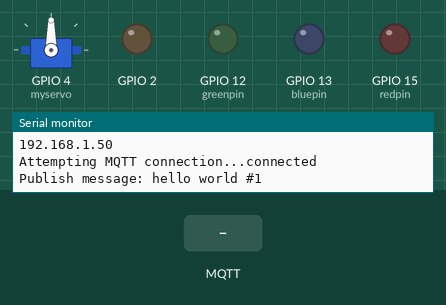
A sketch run on a simulated ESP8266 (NodeMCU). Parts: servo, output pins drawn as LEDs (lit = HIGH), the last lines printed to the serial monitor. The inputs (shaded band) are chosen by the test bench. WiFi joins after 1.5 s; servers stay silent unless stated; no MQTT or app messages arrive unless stated.

Above: at 2.7 s.
2.8 s: MQTT message "1" arrives on the first subscribed topic
At 2.95 s:
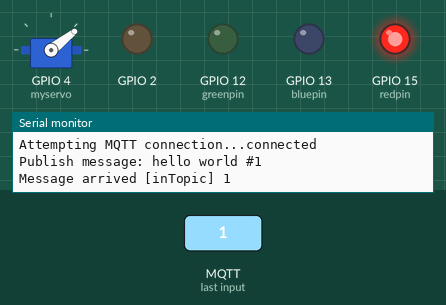
At 3.55 s:
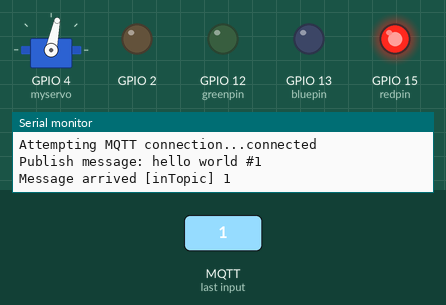
5.8 s: MQTT message "on" arrives on the first subscribed topic
At 6.3 s:
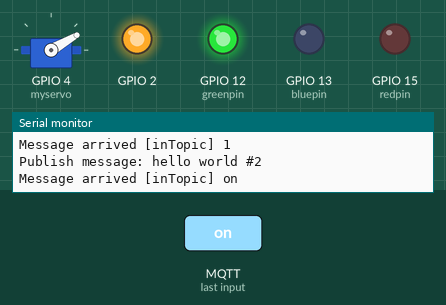
Timing chart, 0 to 8.8 s (numbered marks = the images above; inputs shaded):
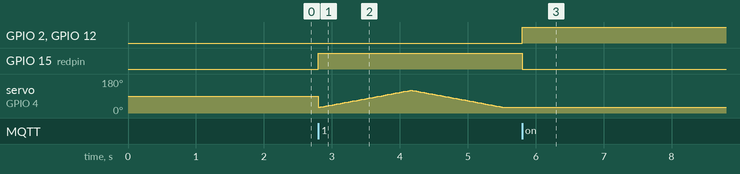

The sketch:

_03_mqtt_esp8266_servo.ino
```cpp
/*
 It connects to an MQTT server then:
  - publishes "hello world" to the topic "outTopic" every two seconds
  - subscribes to the topic "inTopic", printing out any messages
    it receives. NB - it assumes the received payloads are strings not binary
  - If the first character of the topic "inTopic" is an 1, switch ON the ESP Led,
    else switch it off

 It will reconnect to the server if the connection is lost using a blocking
 reconnect function. See the 'mqtt_reconnect_nonblocking' example for how to
 achieve the same result without blocking the main loop.

 To install the ESP8266 board, (using Arduino 1.6.4+):
  - Add the following 3rd party board manager under "File -> Preferences -> Additional Boards Manager URLs":
       http://arduino.esp8266.com/stable/package_esp8266com_index.json
  - Open the "Tools -> Board -> Board Manager" and click install for the ESP8266"
  - Select your ESP8266 in "Tools -> Board"
Sweeps the shaft of a RC servo motor back and forth across 180 degrees.
*/

#include <ESP8266WiFi.h>
#include <PubSubClient.h>

#include <Servo.h>
Servo myservo;  // create servo object to control a servo
                // twelve servo objects can be created on most boards

// Update these with values suitable for your network.

const char* ssid = "maker";
const char* password = "swjtumaker";
const char* mqtt_server = "pitopia.cc";

//15 red, 12 green ,13 blue.
int redpin = 15;
int greenpin = 12;
int bluepin = 13;

WiFiClient espClient;
PubSubClient client(espClient);
long lastMsg = 0;
char msg[50];
int value = 0;

void setup() {
    myservo.attach(4);  // attaches the servo on GIO2 to the servo object
    pinMode(BUILTIN_LED, OUTPUT);     // Initialize the BUILTIN_LED pin as an output
    pinMode(redpin, OUTPUT);     // Initialize the LED_BUILTIN pin as an output
    pinMode(greenpin, OUTPUT);     // Initialize the LED_BUILTIN pin as an output
    pinMode(bluepin, OUTPUT);     // Initialize the LED_BUILTIN pin as an output
    Serial.begin(115200);
    setup_wifi();
    client.setServer(mqtt_server, 1883);
    client.setCallback(callback);
}

void setup_wifi() {
  delay(10);
  // We start by connecting to a WiFi network
  Serial.println();
  Serial.print("Connecting to ");
  Serial.println(ssid);

  WiFi.begin(ssid, password);

  while (WiFi.status() != WL_CONNECTED) {
    delay(500);
    Serial.print(".");
  }

  Serial.println("");
  Serial.println("WiFi connected");
  Serial.println("IP address: ");
  Serial.println(WiFi.localIP());
}

void callback(char* topic, byte* payload, unsigned int length) {
  Serial.print("Message arrived [");
  Serial.print(topic);
  Serial.print("] ");
  for (int i = 0; i < length; i++) {
    Serial.print((char)payload[i]);
  }
  Serial.println();

  // Switch on the LED if an 1 was received as first character
  if ((char)payload[0] == '1') {
    digitalWrite(BUILTIN_LED, LOW);   // Turn the LED on (Note that LOW is the voltage level
      digitalWrite(redpin, HIGH);   // Turn the LED on (Note that LOW is the voltage level
     digitalWrite(greenpin, LOW);
      digitalWrite(bluepin, LOW);
    // but actually the LED is on; this is because
    // it is acive low on the ESP-01)
    sweep();
  } else {
    digitalWrite(BUILTIN_LED, HIGH);  // Turn the LED off by making the voltage HIGH
     digitalWrite(redpin, LOW);   // Turn the LED on (Note that LOW is the voltage level
     digitalWrite(greenpin, HIGH);
      digitalWrite(bluepin, LOW);
  }

}

void reconnect() {
  // Loop until we're reconnected
  while (!client.connected()) {
    Serial.print("Attempting MQTT connection...");
    // Attempt to connect
    if (client.connect("ESP8266Client")) {
      Serial.println("connected");
      // Once connected, publish an announcement...
      client.publish("outTopic", "hello world");
      // ... and resubscribe
      client.subscribe("inTopic");
    } else {
      Serial.print("failed, rc=");
      Serial.print(client.state());
      Serial.println(" try again in 5 seconds");
      // Wait 5 seconds before retrying
      delay(5000);
    }
  }
}

void sweep(){
  int pos;
  for(pos = 30; pos <= 120; pos += 1) // goes from 0 degrees to 180 degrees
  {                                  // in steps of 1 degree
    myservo.write(pos);              // tell servo to go to position in variable 'pos'
    delay(15);                       // waits 15ms for the servo to reach the position
  }
  for(pos = 120; pos>=30; pos-=1)     // goes from 180 degrees to 0 degrees
  {
    myservo.write(pos);              // tell servo to go to position in variable 'pos'
    delay(15);                       // waits 15ms for the servo to reach the position
  }
 }
void loop() {

  if (!client.connected()) {
    reconnect();
  }
  client.loop();

  long now = millis();
  if (now - lastMsg > 2000) {
    lastMsg = now;
    ++value;
    snprintf (msg, 75, "hello world #%ld", value);
    Serial.print("Publish message: ");
    Serial.println(msg);
    client.publish("outTopic", msg);
  }
}
```

Measured:
- after the input at 2.8 s, GPIO 15 (redpin): LOW → HIGH at once
- after the input at 5.8 s, GPIO 2, GPIO 12 (greenpin): LOW → HIGH at once; GPIO 15 (redpin): HIGH → LOW at once
